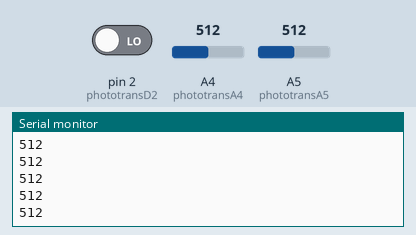
Bench run of a sketch on a simulated Arduino Uno, built with avr-gcc and run on an emulated ATmega328P. Shown: the last lines printed to the serial monitor. Inputs (shaded band) come from the test bench; at power-on: A5 (phototransA5) = 512, pin 2 (phototransD2) LOW, A4 (phototransA4) = 512.

Above: at 1.2 s.
1.3 s: A5 (phototransA5) set to 716
At 1.68 s:
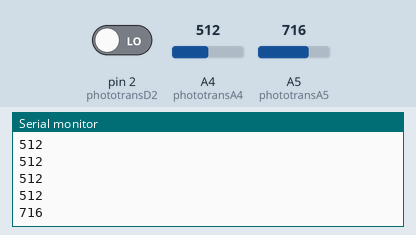
2.8 s: A5 (phototransA5) set to 900
At 2.94 s:
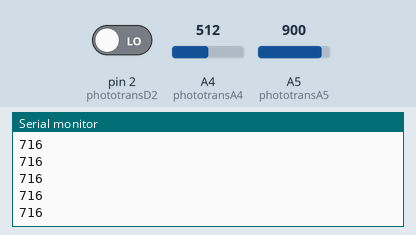
Timing chart, 0 to 5.8 s (numbered marks = the images above; inputs shaded):
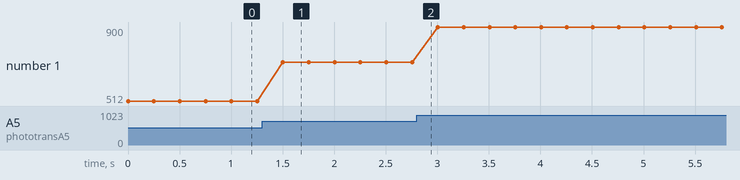

The sketch:

Line_Sensor_Test.ino
```cpp
int phototransD1 = 1;
int phototransD2 = 2;
int phototransA4 = A4;
int phototransA5 = A5;

int val = 0;
int aval=0;
int val2 = 0;
int aval2 = 0;
void setup() {
  // put your setup code here, to run once:
//setting input pins
pinMode(phototransD1, INPUT);
pinMode(phototransA4, INPUT);
pinMode(phototransD2, INPUT);
pinMode(phototransA5, INPUT);

//initialize serial port
Serial.begin(9600);


}

void loop() {
  // put your main code here, to run repeatedly:
val = digitalRead(phototransD1);
aval= analogRead(phototransA4);
val2 = digitalRead(phototransD2);
aval2= analogRead(phototransA5);


Serial.println(aval2);
delay(250);

}
```

Measured:
- after the input at 1.3 s, the serial monitor: prints a new line after 0.20 s (image 1)
- plotted number 1: 512 → 716 after the input at 1.3 s, 716 → 900 after the input at 2.8 s
